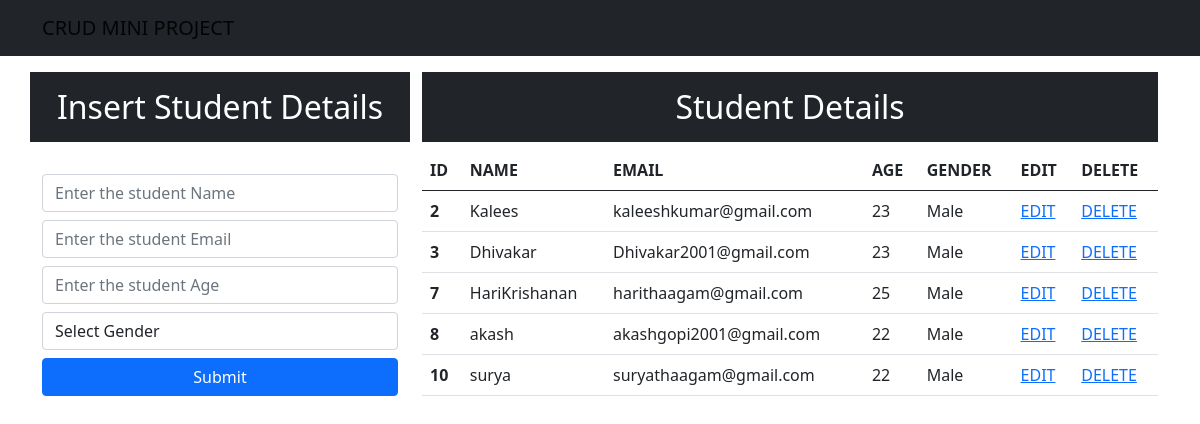
The page / on the database its author committed.
### app/models.py (models this page shows)
class Student(models.Model):
    name = models.CharField(max_length=25,blank=False,null=False)
    email=models.EmailField()
    age=models.IntegerField()
    gender=models.CharField(max_length=25,blank=False,null=False)
    def __str__(self):
        return self.name

### app/views.py (the view)
# urls.py: path('',views.index,name="index"),
def index(request):
    data = Student.objects.all()
    print(data)
    context={"data":data}
    return render(request,"index.html",context)

### Templates/index.html (shortened to what this page needs)
<!doctype html>
<html lang="en">
<head>
    <link href="https://cdn.jsdelivr.net/npm/bootstrap@5.0.2/dist/css/bootstrap.min.css" rel="stylesheet">
</head>
<body>
<nav class="navbar navbar-expand-lg navbar-light bg-dark">
    <div class="container-md text-center">
        <a class="navbar-brand" href="/">CRUD MINI PROJECT</a>
    </div>
</nav>
<div class="container mt-3">
    <div class="row">
        <div class="col-md-4">
            <div class="row">
                <h2 class="text-white bg-dark text-center p-3">Insert Student Details</h2>
            </div>
            <br/>
            <form action="/insert" method="post">
                <div class="form-group">
                    <input type="text" class="form-control" placeholder="Enter the student Name" name="name" required>
                </div>
                <div class="form-group">
                    <input type="email" class="form-control mt-2" placeholder="Enter the student Email" name="email" required>
                </div>
                <div class="form-group">
                    <input type="number" class="form-control mt-2" placeholder="Enter the student Age" name="age" required>
                    <div class="form-group mt-2">
                        <select id="gender" class="form-control" name="gender" required>
                            <option selected disabled>Select Gender</option>
                        </select>
                    </div>
                    <div class="d-grid gap-2">
                        <button type="submit" class="btn btn-primary mt-2">Submit</button>
                    </div>
                </div>
            </form>
        </div>
        <div class="col-md-8">
            <h2 class="text-center p-3 text-white bg-dark">Student Details</h2>
            <table class="table">
                <thead>
                  <tr>
                    <th scope="col">ID</th>
                    <th scope="col">NAME</th>
                    <th scope="col">EMAIL</th>
                    <th scope="col">AGE</th>
                    <th scope="col">GENDER</th>
                    <th scope="col">EDIT</th>
                    <th scope="col">DELETE</th>
                  </tr>
                </thead>
                <tbody>
                    {% for d in data %}
                  <tr>
                    <th scope="row">{{d.id}}</th>
                    <td>{{d.name}}</td>
                    <td>{{d.email}}</td>
                    <td>{{d.age}}</td>
                    <td>{{d.gender}}</td>
                    <td><a type="button" href="/update/{{d.id}}" classs="btn btn-outline-primary">EDIT</a></td>
                    <td><a type="button" href="/delete/{{d.id}}" classs="btn btn-outline-danger">DELETE</a></td>
                  </tr>
                  {% endfor %}
                </tbody>
              </table>
        </div>
    </div>
</div>
</body>
</html>

### rows shown on the page
Student: id "2", name "Kalees", email "kaleeshkumar@gmail.com", age "23", gender "Male"
Student: id "3", name "Dhivakar", email "Dhivakar2001@gmail.com", age "23", gender "Male"
Student: id "7", name "HariKrishanan", email "harithaagam@gmail.com", age "25", gender "Male"
Student: id "8", name "akash", email "akashgopi2001@gmail.com", age "22", gender "Male"
Student: id "10", name "surya", email "suryathaagam@gmail.com", age "22", gender "Male"
